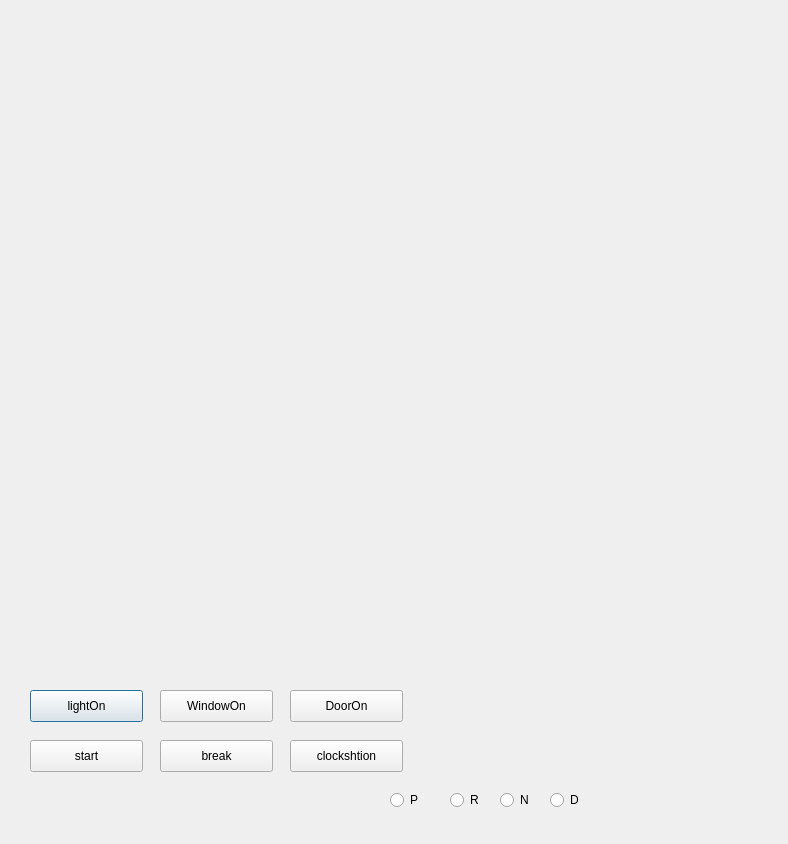
<?xml version="1.0" encoding="UTF-8"?>
<ui version="4.0">
 <class>Dialog</class>
 <widget class="QDialog" name="Dialog">
  <property name="geometry">
   <rect>
    <x>0</x>
    <y>0</y>
    <width>788</width>
    <height>844</height>
   </rect>
  </property>
  <property name="windowTitle">
   <string>Dialog</string>
  </property>
  <widget class="QLabel" name="insideCar">
   <property name="geometry">
    <rect>
     <x>20</x>
     <y>50</y>
     <width>711</width>
     <height>551</height>
    </rect>
   </property>
   <property name="text">
    <string/>
   </property>
   <property name="alignment">
    <set>Qt::AlignCenter</set>
   </property>
  </widget>
  <widget class="QPushButton" name="lightButton">
   <property name="geometry">
    <rect>
     <x>30</x>
     <y>690</y>
     <width>113</width>
     <height>32</height>
    </rect>
   </property>
   <property name="text">
    <string>lightOn</string>
   </property>
  </widget>
  <widget class="QRadioButton" name="radioButton">
   <property name="geometry">
    <rect>
     <x>450</x>
     <y>790</y>
     <width>41</width>
     <height>20</height>
    </rect>
   </property>
   <property name="text">
    <string>R</string>
   </property>
  </widget>
  <widget class="QRadioButton" name="radioButton_2">
   <property name="geometry">
    <rect>
     <x>390</x>
     <y>790</y>
     <width>41</width>
     <height>20</height>
    </rect>
   </property>
   <property name="text">
    <string>P</string>
   </property>
  </widget>
  <widget class="QRadioButton" name="radioButton_3">
   <property name="geometry">
    <rect>
     <x>500</x>
     <y>790</y>
     <width>41</width>
     <height>20</height>
    </rect>
   </property>
   <property name="text">
    <string>N</string>
   </property>
  </widget>
  <widget class="QRadioButton" name="radioButton_4">
   <property name="geometry">
    <rect>
     <x>550</x>
     <y>790</y>
     <width>41</width>
     <height>20</height>
    </rect>
   </property>
   <property name="text">
    <string>D</string>
   </property>
  </widget>
  <widget class="QPushButton" name="WindowButton">
   <property name="geometry">
    <rect>
     <x>160</x>
     <y>690</y>
     <width>113</width>
     <height>32</height>
    </rect>
   </property>
   <property name="text">
    <string>WindowOn</string>
   </property>
  </widget>
  <widget class="QPushButton" name="DoorButton">
   <property name="geometry">
    <rect>
     <x>290</x>
     <y>690</y>
     <width>113</width>
     <height>32</height>
    </rect>
   </property>
   <property name="text">
    <string>DoorOn</string>
   </property>
  </widget>
  <widget class="QPushButton" name="breakButton">
   <property name="geometry">
    <rect>
     <x>160</x>
     <y>740</y>
     <width>113</width>
     <height>32</height>
    </rect>
   </property>
   <property name="text">
    <string>break</string>
   </property>
  </widget>
  <widget class="QPushButton" name="startButton">
   <property name="geometry">
    <rect>
     <x>30</x>
     <y>740</y>
     <width>113</width>
     <height>32</height>
    </rect>
   </property>
   <property name="text">
    <string>start</string>
   </property>
  </widget>
  <widget class="QPushButton" name="clockshtion">
   <property name="geometry">
    <rect>
     <x>290</x>
     <y>740</y>
     <width>113</width>
     <height>32</height>
    </rect>
   </property>
   <property name="text">
    <string>clockshtion</string>
   </property>
  </widget>
  <widget class="QLabel" name="insideCar_2">
   <property name="geometry">
    <rect>
     <x>20</x>
     <y>50</y>
     <width>711</width>
     <height>551</height>
    </rect>
   </property>
   <property name="text">
    <string/>
   </property>
   <property name="alignment">
    <set>Qt::AlignCenter</set>
   </property>
  </widget>
  <widget class="QLabel" name="insideCar_4">
   <property name="geometry">
    <rect>
     <x>20</x>
     <y>50</y>
     <width>711</width>
     <height>551</height>
    </rect>
   </property>
   <property name="text">
    <string/>
   </property>
   <property name="alignment">
    <set>Qt::AlignCenter</set>
   </property>
  </widget>
  <widget class="QLabel" name="insideCar_5">
   <property name="geometry">
    <rect>
     <x>20</x>
     <y>50</y>
     <width>711</width>
     <height>551</height>
    </rect>
   </property>
   <property name="text">
    <string/>
   </property>
   <property name="alignment">
    <set>Qt::AlignCenter</set>
   </property>
  </widget>
 </widget>
 <resources/>
 <connections/>
</ui>
